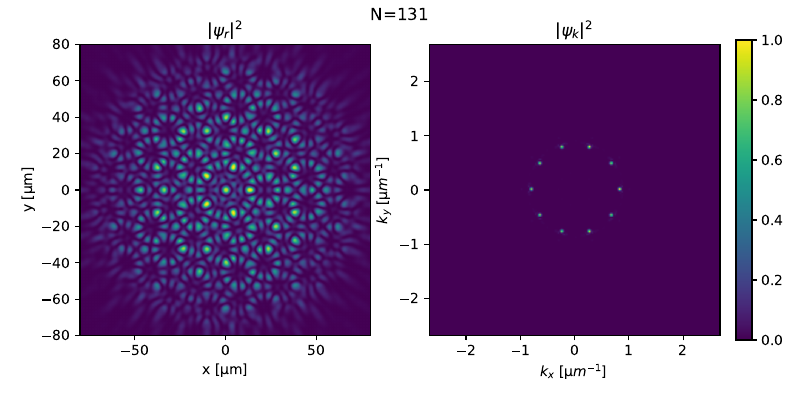

Python code for this plot:
from argparse import ArgumentParser

import matplotlib.pyplot as plt
import numpy as np

parser = ArgumentParser()
parser.add_argument("--file")
args = parser.parse_args()

a = np.load(args.file, allow_pickle=True).item()
psir = a["rpsidata"]
psir /= np.max(psir)
extentr = a["extentr"]
start = np.shape(psir)[0] // 6
end = np.shape(psir)[0] - start
extentr = [2 * x / 3 for x in extentr]
fig, ax = plt.subplots(ncols=2)
fig.set_size_inches(w=8, h=4)
fig.subplots_adjust(left=0.1, bottom=0.1, top=0.95, right=0.9)
cbar_ax = fig.add_axes([0.92, 0.15, 0.02, 0.75])
im0 = ax[0].imshow(
    psir[start:end, start:end],
    origin="lower",
    interpolation="none",
    extent=extentr,
)
ax[0].set_title(r"$|\psi_r|^2$")
ax[0].set_xlabel(r"x [µm]")
ax[0].set_ylabel(r"y [µm]")

psik = a["kpsidata"]
psik /= np.max(psik)
extentk = a["extentk"]
startk = int(np.shape(psik)[0] / 2.5)
endk = np.shape(psik)[0] - startk
extentk = [x / 5 for x in extentk]
im1 = ax[1].imshow(
    psik[startk:endk, startk:endk], origin="lower", interpolation="none", extent=extentk
)
ax[1].set_xlabel(r"$k_x$ [µ$m^{-1}$]")
ax[1].set_ylabel(r"$k_y$ [µ$m^{-1}$]")
ax[1].set_title(r"$|\psi_k|^2$")
fig.suptitle("N=131")
fig.colorbar(im1, cax=cbar_ax)

fig.savefig("fig1repro.pdf")
